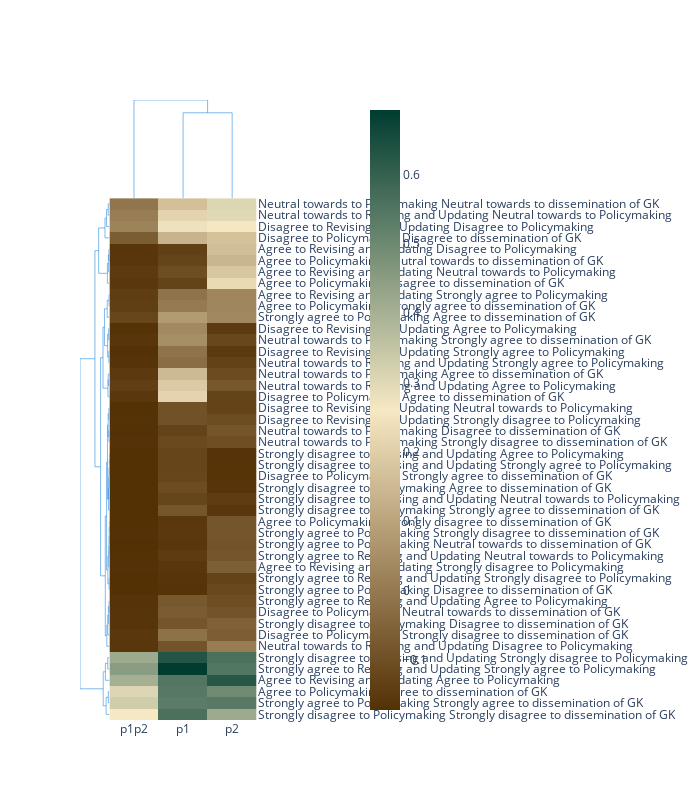

Source (notebook cell):
### Code cell
figx

### Figure 1 — Plotly figure (JSON) as saved in the notebook; plotly's stock layout.template omitted (floating-point values rounded to 4 significant figures; data arrays with more than 128 entries replaced by an {"elided": "..."} marker saying what was removed)
{"data": [{"hoverinfo": "y+name", "line": {"width": 0.5}, "marker": {"color": "rgb(0,116,217)"}, "mode": "lines", "name": "Col Cluster 0", "type": "scatter", "x": [5, 5, 20, 20], "xaxis": "x3", "y": [0, 1.068, 1.068, 0.929], "yaxis": "y3"}, {"hoverinfo": "y+name", "line": {"width": 0.5}, "marker": {"color": "rgb(0,116,217)"}, "mode": "lines", "name": "Col Cluster 1", "type": "scatter", "x": [15, 15, 25, 25], "xaxis": "x3", "y": [0, 0.929, 0.929, 0], "yaxis": "y3"}, {"hoverinfo": "x+name", "line": {"width": 0.5}, "marker": {"color": "rgb(0,116,217)"}, "mode": "lines", "name": "Row Cluster 0", "type": "scatter", "x": [0, -0.04727, -0.04727, 0], "xaxis": "x9", "y": [15, 15, 25, 25], "yaxis": "y9"}, {"hoverinfo": "x+name", "line": {"width": 0.5}, "marker": {"color": "rgb(0,116,217)"}, "mode": "lines", "name": "Row Cluster 1", "type": "scatter", "x": [0, -0.05183, -0.05183, 0], "xaxis": "x9", "y": [445, 445, 455, 455], "yaxis": "y9"}, {"hoverinfo": "x+name", "line": {"width": 0.5}, "marker": {"color": "rgb(0,116,217)"}, "mode": "lines", "name": "Row Cluster 2", "type": "scatter", "x": [0, -0.1219, -0.1219, -0.05183], "xaxis": "x9", "y": [435, 435, 450, 450], "yaxis": "y9"}, {"hoverinfo": "x+name", "line": {"width": 0.5}, "marker": {"color": "rgb(0,116,217)"}, "mode": "lines", "name": "Row Cluster 3", "type": "scatter", "x": [0, -0.1902, -0.1902, -0.1219], "xaxis": "x9", "y": [425, 425, 442.5, 442.5], "yaxis": "y9"}, {"hoverinfo": "x+name", "line": {"width": 0.5}, "marker": {"color": "rgb(0,116,217)"}, "mode": "lines", "name": "Row Cluster 4", "type": "scatter", "x": [0, -0.02339, -0.02339, 0], "xaxis": "x9", "y": [405, 405, 415, 415], "yaxis": "y9"}, {"hoverinfo": "x+name", "line": {"width": 0.5}, "marker": {"color": "rgb(0,116,217)"}, "mode": "lines", "name": "Row Cluster 5", "type": "scatter", "x": [0, -0.04642, -0.04642, -0.02339], "xaxis": "x9", "y": [395, 395, 410, 410], "yaxis": "y9"}, {"hoverinfo": "x+name", "line": {"width": 0.5}, "marker": {"color": "rgb(0,116,217)"}, "mode": "lines", "name": "Row Cluster 6", "type": "scatter", "x": [-0.0876, -0.4609, -0.4609, -0.1902], "xaxis": "x9", "y": [393.8, 393.8, 433.8, 433.8], "yaxis": "y9"}, {"hoverinfo": "x+name", "line": {"width": 0.5}, "marker": {"color": "rgb(0,116,217)"}, "mode": "lines", "name": "Row Cluster 7", "type": "scatter", "x": [0, -0.0876, -0.0876, -0.04642], "xaxis": "x9", "y": [385, 385, 402.5, 402.5], "yaxis": "y9"}, {"hoverinfo": "x+name", "line": {"width": 0.5}, "marker": {"color": "rgb(0,116,217)"}, "mode": "lines", "name": "Row Cluster 8", "type": "scatter", "x": [0, -0.01792, -0.01792, 0], "xaxis": "x9", "y": [365, 365, 375, 375], "yaxis": "y9"}, {"hoverinfo": "x+name", "line": {"width": 0.5}, "marker": {"color": "rgb(0,116,217)"}, "mode": "lines", "name": "Row Cluster 9", "type": "scatter", "x": [0, -0.09542, -0.09542, -0.01792], "xaxis": "x9", "y": [355, 355, 370, 370], "yaxis": "y9"}, {"hoverinfo": "x+name", "line": {"width": 0.5}, "marker": {"color": "rgb(0,116,217)"}, "mode": "lines", "name": "Row Cluster 10", "type": "scatter", "x": [0, -0.03159, -0.03159, 0], "xaxis": "x9", "y": [335, 335, 345, 345], "yaxis": "y9"}, {"hoverinfo": "x+name", "line": {"width": 0.5}, "marker": {"color": "rgb(0,116,217)"}, "mode": "lines", "name": "Row Cluster 11", "type": "scatter", "x": [-0.07704, -0.213, -0.213, -0.09542], "xaxis": "x9", "y": [330, 330, 362.5, 362.5], "yaxis": "y9"}, {"hoverinfo": "x+name", "line": {"width": 0.5}, "marker": {"color": "rgb(0,116,217)"}, "mode": "lines", "name": "Row Cluster 12", "type": "scatter", "x": [-0.02552, -0.07704, -0.07704, -0.03159], "xaxis": "x9", "y": [320, 320, 340, 340], "yaxis": "y9"}, {"hoverinfo": "x+name", "line": {"width": 0.5}, "marker": {"color": "rgb(0,116,217)"}, "mode": "lines", "name": "Row Cluster 13", "type": "scatter", "x": [0, -0.02552, -0.02552, 0], "xaxis": "x9", "y": [315, 315, 325, 325], "yaxis": "y9"}, {"hoverinfo": "x+name", "line": {"width": 0.5}, "marker": {"color": "rgb(0,116,217)"}, "mode": "lines", "name": "Row Cluster 14", "type": "scatter", "x": [0, -0.04976, -0.04976, 0], "xaxis": "x9", "y": [295, 295, 305, 305], "yaxis": "y9"}, {"hoverinfo": "x+name", "line": {"width": 0.5}, "marker": {"color": "rgb(0,116,217)"}, "mode": "lines", "name": "Row Cluster 15", "type": "scatter", "x": [-0.0646, -0.2757, -0.2757, -0.213], "xaxis": "x9", "y": [292.5, 292.5, 346.2, 346.2], "yaxis": "y9"}, {"hoverinfo": "x+name", "line": {"width": 0.5}, "marker": {"color": "rgb(0,116,217)"}, "mode": "lines", "name": "Row Cluster 16", "type": "scatter", "x": [0, -0.0646, -0.0646, -0.04976], "xaxis": "x9", "y": [285, 285, 300, 300], "yaxis": "y9"}, {"hoverinfo": "x+name", "line": {"width": 0.5}, "marker": {"color": "rgb(0,116,217)"}, "mode": "lines", "name": "Row Cluster 17", "type": "scatter", "x": [0, -0.02262, -0.02262, 0], "xaxis": "x9", "y": [265, 265, 275, 275], "yaxis": "y9"}, {"hoverinfo": "x+name", "line": {"width": 0.5}, "marker": {"color": "rgb(0,116,217)"}, "mode": "lines", "name": "Row Cluster 18", "type": "scatter", "x": [-0.02051, -0.05425, -0.05425, -0.02262], "xaxis": "x9", "y": [250, 250, 270, 270], "yaxis": "y9"}, {"hoverinfo": "x+name", "line": {"width": 0.5}, "marker": {"color": "rgb(0,116,217)"}, "mode": "lines", "name": "Row Cluster 19", "type": "scatter", "x": [0, -0.02051, -0.02051, 0], "xaxis": "x9", "y": [245, 245, 255, 255], "yaxis": "y9"}, {"hoverinfo": "x+name", "line": {"width": 0.5}, "marker": {"color": "rgb(0,116,217)"}, "mode": "lines", "name": "Row Cluster 20", "type": "scatter", "x": [0, -0.0009061, -0.0009061, 0], "xaxis": "x9", "y": [225, 225, 235, 235], "yaxis": "y9"}, {"hoverinfo": "x+name", "line": {"width": 0.5}, "marker": {"color": "rgb(0,116,217)"}, "mode": "lines", "name": "Row Cluster 21", "type": "scatter", "x": [-0.378, -0.6193, -0.6193, -0.4609], "xaxis": "x9", "y": [223.2, 223.2, 413.8, 413.8], "yaxis": "y9"}, {"hoverinfo": "x+name", "line": {"width": 0.5}, "marker": {"color": "rgb(0,116,217)"}, "mode": "lines", "name": "Row Cluster 22", "type": "scatter", "x": [0, -0.00268, -0.00268, -0.0009061], "xaxis": "x9", "y": [215, 215, 230, 230], "yaxis": "y9"}, {"hoverinfo": "x+name", "line": {"width": 0.5}, "marker": {"color": "rgb(0,116,217)"}, "mode": "lines", "name": "Row Cluster 23", "type": "scatter", "x": [0, -0.01807, -0.01807, -0.00268], "xaxis": "x9", "y": [205, 205, 222.5, 222.5], "yaxis": "y9"}, {"hoverinfo": "x+name", "line": {"width": 0.5}, "marker": {"color": "rgb(0,116,217)"}, "mode": "lines", "name": "Row Cluster 24", "type": "scatter", "x": [0, -0.02727, -0.02727, -0.01807], "xaxis": "x9", "y": [195, 195, 213.8, 213.8], "yaxis": "y9"}, {"hoverinfo": "x+name", "line": {"width": 0.5}, "marker": {"color": "rgb(0,116,217)"}, "mode": "lines", "name": "Row Cluster 25", "type": "scatter", "x": [-0.04279, -0.08416, -0.08416, -0.05425], "xaxis": "x9", "y": [194.7, 194.7, 260, 260], "yaxis": "y9"}, {"hoverinfo": "x+name", "line": {"width": 0.5}, "marker": {"color": "rgb(0,116,217)"}, "mode": "lines", "name": "Row Cluster 26", "type": "scatter", "x": [0, -0.04279, -0.04279, -0.02727], "xaxis": "x9", "y": [185, 185, 204.4, 204.4], "yaxis": "y9"}, {"hoverinfo": "x+name", "line": {"width": 0.5}, "marker": {"color": "rgb(0,116,217)"}, "mode": "lines", "name": "Row Cluster 27", "type": "scatter", "x": [0, -0.002272, -0.002272, 0], "xaxis": "x9", "y": [165, 165, 175, 175], "yaxis": "y9"}, {"hoverinfo": "x+name", "line": {"width": 0.5}, "marker": {"color": "rgb(0,116,217)"}, "mode": "lines", "name": "Row Cluster 28", "type": "scatter", "x": [0, -0.006968, -0.006968, -0.002272], "xaxis": "x9", "y": [155, 155, 170, 170], "yaxis": "y9"}, {"hoverinfo": "x+name", "line": {"width": 0.5}, "marker": {"color": "rgb(0,116,217)"}, "mode": "lines", "name": "Row Cluster 29", "type": "scatter", "x": [0, -0.01263, -0.01263, -0.006968], "xaxis": "x9", "y": [145, 145, 162.5, 162.5], "yaxis": "y9"}, {"hoverinfo": "x+name", "line": {"width": 0.5}, "marker": {"color": "rgb(0,116,217)"}, "mode": "lines", "name": "Row Cluster 30", "type": "scatter", "x": [0, -0.02778, -0.02778, -0.01263], "xaxis": "x9", "y": [135, 135, 153.8, 153.8], "yaxis": "y9"}, {"hoverinfo": "x+name", "line": {"width": 0.5}, "marker": {"color": "rgb(0,116,217)"}, "mode": "lines", "name": "Row Cluster 31", "type": "scatter", "x": [-0.0669, -0.1221, -0.1221, -0.08416], "xaxis": "x9", "y": [132.2, 132.2, 227.3, 227.3], "yaxis": "y9"}, {"hoverinfo": "x+name", "line": {"width": 0.5}, "marker": {"color": "rgb(0,116,217)"}, "mode": "lines", "name": "Row Cluster 32", "type": "scatter", "x": [-0.1774, -0.378, -0.378, -0.2757], "xaxis": "x9", "y": [127.1, 127.1, 319.4, 319.4], "yaxis": "y9"}, {"hoverinfo": "x+name", "line": {"width": 0.5}, "marker": {"color": "rgb(0,116,217)"}, "mode": "lines", "name": "Row Cluster 33", "type": "scatter", "x": [-0.01278, -0.0669, -0.0669, -0.02778], "xaxis": "x9", "y": [120, 120, 144.4, 144.4], "yaxis": "y9"}, {"hoverinfo": "x+name", "line": {"width": 0.5}, "marker": {"color": "rgb(0,116,217)"}, "mode": "lines", "name": "Row Cluster 34", "type": "scatter", "x": [0, -0.01278, -0.01278, 0], "xaxis": "x9", "y": [115, 115, 125, 125], "yaxis": "y9"}, {"hoverinfo": "x+name", "line": {"width": 0.5}, "marker": {"color": "rgb(0,116,217)"}, "mode": "lines", "name": "Row Cluster 35", "type": "scatter", "x": [0, -0.01605, -0.01605, 0], "xaxis": "x9", "y": [95, 95, 105, 105], "yaxis": "y9"}, {"hoverinfo": "x+name", "line": {"width": 0.5}, "marker": {"color": "rgb(0,116,217)"}, "mode": "lines", "name": "Row Cluster 36", "type": "scatter", "x": [0, -0.04569, -0.04569, -0.01605], "xaxis": "x9", "y": [85, 85, 100, 100], "yaxis": "y9"}, {"hoverinfo": "x+name", "line": {"width": 0.5}, "marker": {"color": "rgb(0,116,217)"}, "mode": "lines", "name": "Row Cluster 37", "type": "scatter", "x": [0, -0.07053, -0.07053, -0.04569], "xaxis": "x9", "y": [75, 75, 92.5, 92.5], "yaxis": "y9"}, {"hoverinfo": "x+name", "line": {"width": 0.5}, "marker": {"color": "rgb(0,116,217)"}, "mode": "lines", "name": "Row Cluster 38", "type": "scatter", "x": [-0.1112, -0.1774, -0.1774, -0.1221], "xaxis": "x9", "y": [74.38, 74.38, 179.8, 179.8], "yaxis": "y9"}, {"hoverinfo": "x+name", "line": {"width": 0.5}, "marker": {"color": "rgb(0,116,217)"}, "mode": "lines", "name": "Row Cluster 39", "type": "scatter", "x": [0, -0.1112, -0.1112, -0.07053], "xaxis": "x9", "y": [65, 65, 83.75, 83.75], "yaxis": "y9"}, {"hoverinfo": "x+name", "line": {"width": 0.5}, "marker": {"color": "rgb(0,116,217)"}, "mode": "lines", "name": "Row Cluster 40", "type": "scatter", "x": [0, -0.0705, -0.0705, 0], "xaxis": "x9", "y": [45, 45, 55, 55], "yaxis": "y9"}, {"hoverinfo": "x+name", "line": {"width": 0.5}, "marker": {"color": "rgb(0,116,217)"}, "mode": "lines", "name": "Row Cluster 41", "type": "scatter", "x": [0, -0.1732, -0.1732, -0.0705], "xaxis": "x9", "y": [35, 35, 50, 50], "yaxis": "y9"}, {"hoverinfo": "x+name", "line": {"width": 0.5}, "marker": {"color": "rgb(0,116,217)"}, "mode": "lines", "name": "Row Cluster 42", "type": "scatter", "x": [-0.2662, -1.256, -1.256, -0.6193], "xaxis": "x9", "y": [27.5, 27.5, 318.5, 318.5], "yaxis": "y9"}, {"hoverinfo": "x+name", "line": {"width": 0.5}, "marker": {"color": "rgb(0,116,217)"}, "mode": "lines", "name": "Row Cluster 43", "type": "scatter", "x": [-0.1418, -0.2662, -0.2662, -0.1732], "xaxis": "x9", "y": [12.5, 12.5, 42.5, 42.5], "yaxis": "y9"}, {"hoverinfo": "x+name", "line": {"width": 0.5}, "marker": {"color": "rgb(0,116,217)"}, "mode": "lines", "name": "Row Cluster 44", "type": "scatter", "x": [0, -0.1418, -0.1418, -0.04727], "xaxis": "x9", "y": [5, 5, 20, 20], "yaxis": "y9"}, {"colorbar": {"xpad": 100}, "colorscale": [[0, "rgb(84,48,5)"], [0.5, "rgb(246,232,195)"], [1, "rgb(0,60,48)"]], "type": "heatmap", "x": [5, 15, 25], "xaxis": "x11", "y": [5, 15, 25, 35, 45, 55, 65, 75, 85, 95, 105, 115, 125, 135, 145, 155, 165, 175, 185, 195, 205, 215, 225, 235, 245, 255, 265, 275, 285, 295, 305, 315, 325, 335, 345, 355, 365, 375, 385, 395, 405, 415, 425, 435, 445, 455], "yaxis": "y11", "z": {"elided": "46x3 float values"}}], "layout": {"height": 800, "hovermode": "closest", "legend": {"x": 0.7, "y": 0.7}, "paper_bgcolor": "rgba(0, 0, 0, 0)", "plot_bgcolor": "rgba(0, 0, 0, 0)", "showlegend": false, "width": 700, "xaxis": {"anchor": "y", "domain": [0, 0.95], "fixedrange": false, "mirror": false, "showgrid": false, "showline": false, "showticklabels": false, "type": "linear", "zeroline": false}, "xaxis10": {"anchor": "y10", "domain": [0.1583, 0.1583], "fixedrange": false, "mirror": false, "showgrid": false, "showline": false, "showticklabels": false, "type": "linear", "zeroline": false}, "xaxis11": {"anchor": "y11", "domain": [0.1583, 0.95], "fixedrange": false, "mirror": false, "range": [0, 30], "showgrid": false, "showline": false, "showticklabels": true, "side": "bottom", "tickmode": "array", "ticktext": ["p1p2", "p1", "p2"], "tickvals": [5, 15, 25], "type": "linear", "zeroline": false}, "xaxis12": {"anchor": "y12", "domain": [0.95, 1], "fixedrange": false, "mirror": false, "range": [-5, 1], "showgrid": false, "showline": false, "showticklabels": false, "type": "linear", "zeroline": false}, "xaxis13": {"anchor": "y13", "domain": [0, 0.2]}, "xaxis14": {"anchor": "y14", "domain": [0.2, 0.4]}, "xaxis15": {"anchor": "y15", "domain": [0.1583, 0.95], "fixedrange": false, "mirror": false, "range": [5, 25], "scaleanchor": "x11", "scaleratio": 1, "showgrid": false, "showline": false, "showticklabels": false, "type": "linear", "zeroline": false}, "xaxis16": {"anchor": "y16", "domain": [0.8, 1]}, "xaxis2": {"anchor": "y2", "domain": [0.2, 0.4]}, "xaxis3": {"anchor": "y9", "autorange": true, "domain": [0.1583, 0.95], "fixedrange": false, "mirror": false, "range": [0, 30], "scaleanchor": "x11", "showgrid": false, "showline": false, "showticklabels": false, "type": "linear", "zeroline": false}, "xaxis4": {"anchor": "y4", "domain": [0.8, 1]}, "xaxis5": {"anchor": "y5", "domain": [0, 0.95], "fixedrange": false, "mirror": false, "showgrid": false, "showline": false, "showticklabels": false, "type": "linear", "zeroline": false}, "xaxis6": {"anchor": "y6", "domain": [0.2, 0.4], "fixedrange": false, "mirror": false, "showgrid": false, "showline": false, "showticklabels": false, "type": "linear", "zeroline": false}, "xaxis7": {"anchor": "y9", "domain": [0.1583, 0.95], "fixedrange": false, "mirror": false, "showgrid": false, "showline": false, "showticklabels": false, "type": "linear", "zeroline": false}, "xaxis8": {"anchor": "y8", "domain": [0.8, 1]}, "xaxis9": {"anchor": "y9", "autorange": true, "domain": [0, 0.1583], "fixedrange": false, "mirror": false, "range": [-1.256, 0], "showgrid": false, "showline": false, "showticklabels": false, "type": "linear", "zeroline": false}, "yaxis": {"anchor": "x", "domain": [0.8417, 1], "fixedrange": false, "mirror": false, "showgrid": false, "showline": false, "showticklabels": false, "type": "linear", "zeroline": false}, "yaxis10": {"anchor": "x10", "domain": [0, 0.8417], "fixedrange": false, "mirror": false, "showgrid": false, "showline": false, "showticklabels": false, "type": "linear", "zeroline": false}, "yaxis11": {"anchor": "x11", "autorange": true, "domain": [0, 0.8417], "fixedrange": false, "mirror": false, "range": [0, 460], "showgrid": false, "showline": false, "showticklabels": true, "side": "right", "tickmode": "array", "ticktext": ["Strongly disagree to Policymaking Strongly disagree to dissemination of GK", "Strongly agree to Policymaking Strongly agree to dissemination of GK", "Agree to Policymaking Agree to dissemination of GK", "Agree to Revising and Updating Agree to Policymaking", "Strongly agree to Revising and Updating Strongly agree to Policymaking", "Strongly disagree to Revising and Updating Strongly disagree to Policymaking", "Neutral towards to Revising and Updating Disagree to Policymaking", "Disagree to Policymaking Strongly disagree to dissemination of GK", "Strongly disagree to Policymaking Disagree to dissemination of GK", "Disagree to Policymaking Neutral towards to dissemination of GK", "Strongly agree to Revising and Updating Agree to Policymaking", "Strongly agree to Policymaking Disagree to dissemination of GK", "Strongly agree to Revising and Updating Strongly disagree to Policymaking", "Agree to Revising and Updating Strongly disagree to Policymaking", "Strongly agree to Revising and Updating Neutral towards to Policymaking", "Strongly agree to Policymaking Neutral towards to dissemination of GK", "Strongly agree to Policymaking Strongly disagree to dissemination of GK", "Agree to Policymaking Strongly disagree to dissemination of GK", "Strongly disagree to Policymaking Strongly agree to dissemination of GK", "Strongly disagree to Revising and Updating Neutral towards to Policymaking", "Strongly disagree to Policymaking Agree to dissemination of GK", "Disagree to Policymaking Strongly agree to dissemination of GK", "Strongly disagree to Revising and Updating Strongly agree to Policymaking", "Strongly disagree to Revising and Updating Agree to Policymaking", "Neutral towards to Policymaking Strongly disagree to dissemination of GK", "Neutral towards to Policymaking Disagree to dissemination of GK", "Disagree to Revising and Updating Strongly disagree to Policymaking", "Disagree to Revising and Updating Neutral towards to Policymaking", "Disagree to Policymaking Agree to dissemination of GK", "Neutral towards to Revising and Updating Agree to Policymaking", "Neutral towards to Policymaking Agree to dissemination of GK", "Neutral towards to Revising and Updating Strongly agree to Policymaking", "Disagree to Revising and Updating Strongly agree to Policymaking", "Neutral towards to Policymaking Strongly agree to dissemination of GK", "Disagree to Revising and Updating Agree to Policymaking", "Strongly agree to Policymaking Agree to dissemination of GK", "Agree to Policymaking Strongly agree to dissemination of GK", "Agree to Revising and Updating Strongly agree to Policymaking", "Agree to Policymaking Disagree to dissemination of GK", "Agree to Revising and Updating Neutral towards to Policymaking", "Agree to Policymaking Neutral towards to dissemination of GK", "Agree to Revising and Updating Disagree to Policymaking", "Disagree to Policymaking Disagree to dissemination of GK", "Disagree to Revising and Updating Disagree to Policymaking", "Neutral towards to Revising and Updating Neutral towards to Policymaking", "Neutral towards to Policymaking Neutral towards to dissemination of GK"], "tickvals": [5, 15, 25, 35, 45, 55, 65, 75, 85, 95, 105, 115, 125, 135, 145, 155, 165, 175, 185, 195, 205, 215, 225, 235, 245, 255, 265, 275, 285, 295, 305, 315, 325, 335, 345, 355, 365, 375, 385, 395, 405, 415, 425, 435, 445, 455], "type": "linear", "zeroline": false}, "yaxis12": {"anchor": "x12", "domain": [0, 0.7917], "fixedrange": false, "mirror": false, "range": [5, 455], "scaleanchor": "y11", "scaleratio": 1, "showgrid": false, "showline": false, "showticklabels": false, "type": "linear", "zeroline": false}, "yaxis13": {"anchor": "x13", "domain": [0, 0.2]}, "yaxis14": {"anchor": "x14", "domain": [0, 0.2]}, "yaxis15": {"anchor": "x15", "domain": [0.7917, 0.8417], "fixedrange": false, "mirror": false, "range": [-0.5, 0.5], "showgrid": false, "showline": false, "showticklabels": false, "type": "linear", "zeroline": false}, "yaxis16": {"anchor": "x16", "domain": [0, 0.2]}, "yaxis2": {"anchor": "x2", "domain": [0.8, 1]}, "yaxis3": {"anchor": "x3", "domain": [0.8417, 1], "fixedrange": false, "mirror": false, "range": [0, 1.068], "showgrid": false, "showline": false, "showticklabels": false, "type": "linear", "zeroline": false}, "yaxis4": {"anchor": "x4", "domain": [0.8, 1]}, "yaxis5": {"anchor": "x5", "domain": [0.8417, 0.8417], "fixedrange": false, "mirror": false, "showgrid": false, "showline": false, "showticklabels": false, "type": "linear", "zeroline": false}, "yaxis6": {"anchor": "x6", "domain": [0.8417, 0.8417], "fixedrange": false, "mirror": false, "showgrid": false, "showline": false, "showticklabels": false, "type": "linear", "zeroline": false}, "yaxis7": {"anchor": "x7", "domain": [0.8417, 0.8417], "fixedrange": false, "mirror": false, "showgrid": false, "showline": false, "showticklabels": false, "type": "linear", "zeroline": false}, "yaxis8": {"anchor": "x8", "domain": [0.6, 0.8]}, "yaxis9": {"anchor": "x9", "domain": [0, 0.8417], "fixedrange": false, "mirror": false, "range": [2.842e-14, 460], "scaleanchor": "y11", "showgrid": false, "showline": false, "showticklabels": false, "type": "linear", "zeroline": false}}}
